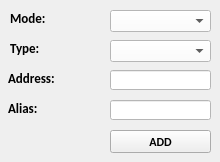
                   <widget class="QWidget" name="tab_13">
                    <attribute name="title">
                     <string>WATCHERS</string>
                    </attribute>
                    <widget class="QComboBox" name="reg_combo_box_2">
                     <property name="geometry">
                      <rect>
                       <x>110</x>
                       <y>10</y>
                       <width>101</width>
                       <height>22</height>
                      </rect>
                     </property>
                     <property name="font">
                      <font>
                       <stylestrategy>PreferAntialias</stylestrategy>
                      </font>
                     </property>
                     <property name="styleSheet">
                      <string notr="true">background-color:rgb(255,255,255);</string>
                     </property>
                    </widget>
                    <widget class="QLabel" name="label_5">
                     <property name="geometry">
                      <rect>
                       <x>10</x>
                       <y>10</y>
                       <width>131</width>
                       <height>16</height>
                      </rect>
                     </property>
                     <property name="font">
                      <font>
                       <family>Calibri</family>
                       <pointsize>10</pointsize>
                       <weight>75</weight>
                       <bold>true</bold>
                       <stylestrategy>PreferAntialias</stylestrategy>
                      </font>
                     </property>
                     <property name="styleSheet">
                      <string notr="true">background-color:rgba(0,0,0,0);</string>
                     </property>
                     <property name="text">
                      <string>Mode:</string>
                     </property>
                    </widget>
                    <widget class="QLabel" name="label_6">
                     <property name="geometry">
                      <rect>
                       <x>8</x>
                       <y>70</y>
                       <width>131</width>
                       <height>16</height>
                      </rect>
                     </property>
                     <property name="font">
                      <font>
                       <family>Calibri</family>
                       <pointsize>10</pointsize>
                       <weight>75</weight>
                       <bold>true</bold>
                       <stylestrategy>PreferAntialias</stylestrategy>
                      </font>
                     </property>
                     <property name="styleSheet">
                      <string notr="true">background-color:rgba(0,0,0,0);</string>
                     </property>
                     <property name="text">
                      <string>Address:</string>
                     </property>
                    </widget>
                    <widget class="QLineEdit" name="sel_reg_linedit_2">
                     <property name="geometry">
                      <rect>
                       <x>110</x>
                       <y>70</y>
                       <width>101</width>
                       <height>20</height>
                      </rect>
                     </property>
                     <property name="font">
                      <font>
                       <stylestrategy>PreferAntialias</stylestrategy>
                      </font>
                     </property>
                     <property name="styleSheet">
                      <string notr="true">background-color:rgb(255,255,255);</string>
                     </property>
                    </widget>
                    <widget class="QLabel" name="label_7">
                     <property name="geometry">
                      <rect>
                       <x>10</x>
                       <y>40</y>
                       <width>131</width>
                       <height>16</height>
                      </rect>
                     </property>
                     <property name="font">
                      <font>
                       <family>Calibri</family>
                       <pointsize>10</pointsize>
                       <weight>75</weight>
                       <bold>true</bold>
                       <stylestrategy>PreferAntialias</stylestrategy>
                      </font>
                     </property>
                     <property name="styleSheet">
                      <string notr="true">background-color:rgba(0,0,0,0);</string>
                     </property>
                     <property name="text">
                      <string>Type:</string>
                     </property>
                    </widget>
                    <widget class="QComboBox" name="reg_combo_box_3">
                     <property name="geometry">
                      <rect>
                       <x>110</x>
                       <y>40</y>
                       <width>101</width>
                       <height>22</height>
                      </rect>
                     </property>
                     <property name="font">
                      <font>
                       <stylestrategy>PreferAntialias</stylestrategy>
                      </font>
                     </property>
                     <property name="styleSheet">
                      <string notr="true">background-color:rgb(255,255,255);</string>
                     </property>
                    </widget>
                    <widget class="QLabel" name="label_8">
                     <property name="geometry">
                      <rect>
                       <x>8</x>
                       <y>100</y>
                       <width>131</width>
                       <height>16</height>
                      </rect>
                     </property>
                     <property name="font">
                      <font>
                       <family>Calibri</family>
                       <pointsize>10</pointsize>
                       <weight>75</weight>
                       <bold>true</bold>
                       <stylestrategy>PreferAntialias</stylestrategy>
                      </font>
                     </property>
                     <property name="styleSheet">
                      <string notr="true">background-color:rgba(0,0,0,0);</string>
                     </property>
                     <property name="text">
                      <string>Alias:</string>
                     </property>
                    </widget>
                    <widget class="QLineEdit" name="sel_reg_linedit_3">
                     <property name="geometry">
                      <rect>
                       <x>110</x>
                       <y>100</y>
                       <width>101</width>
                       <height>20</height>
                      </rect>
                     </property>
                     <property name="font">
                      <font>
                       <stylestrategy>PreferAntialias</stylestrategy>
                      </font>
                     </property>
                     <property name="styleSheet">
                      <string notr="true">background-color:rgb(255,255,255);</string>
                     </property>
                    </widget>
                    <widget class="QPushButton" name="pushButton_9">
                     <property name="geometry">
                      <rect>
                       <x>110</x>
                       <y>130</y>
                       <width>101</width>
                       <height>23</height>
                      </rect>
                     </property>
                     <property name="font">
                      <font>
                       <family>Calibri</family>
                       <weight>75</weight>
                       <bold>true</bold>
                       <stylestrategy>PreferAntialias</stylestrategy>
                      </font>
                     </property>
                     <property name="text">
                      <string>ADD</string>
                     </property>
                    </widget>
                   </widget>
